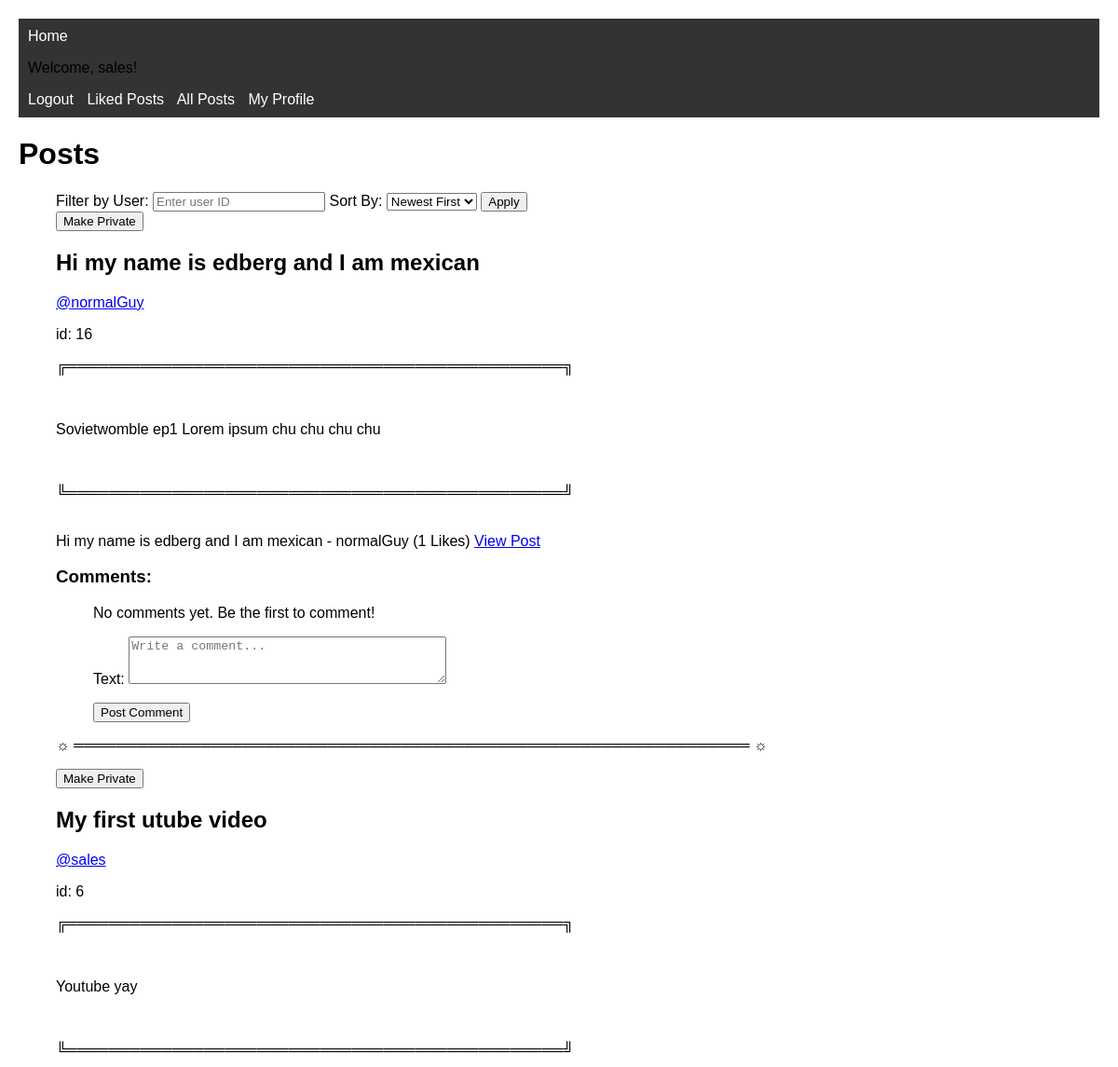
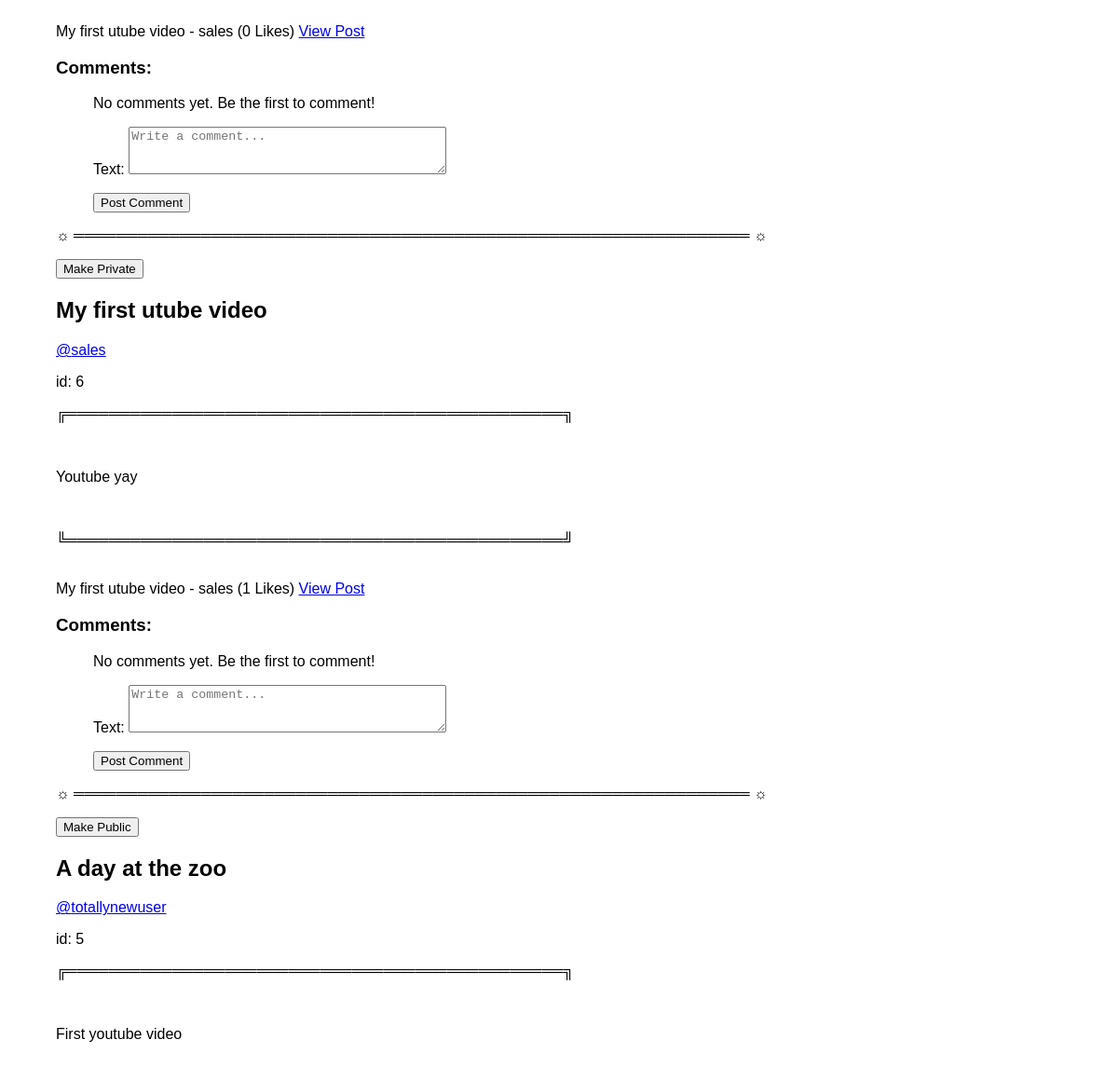
The app's page /posts/ (signed in, upper part), older data (2 pictures, top to bottom).
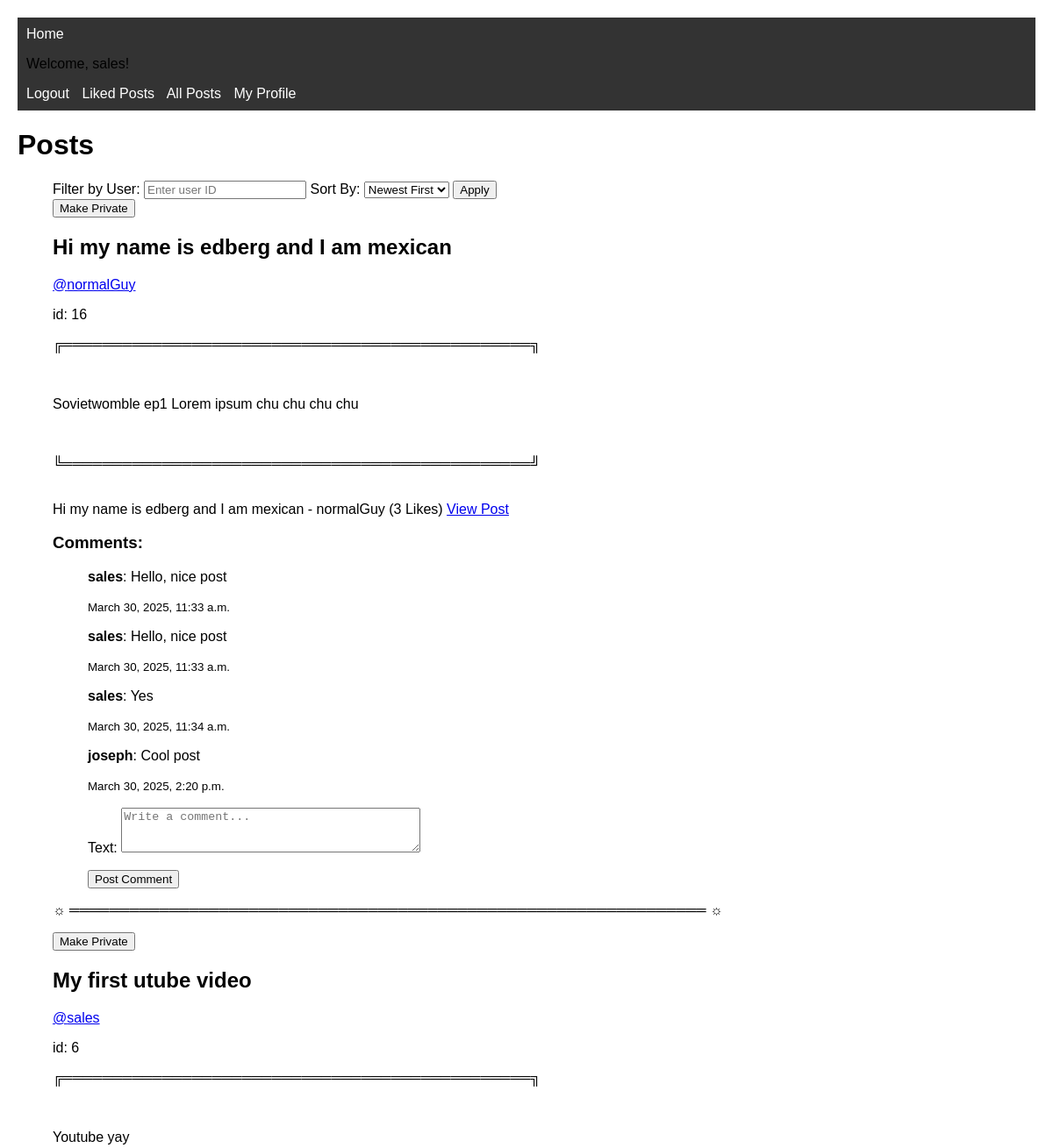
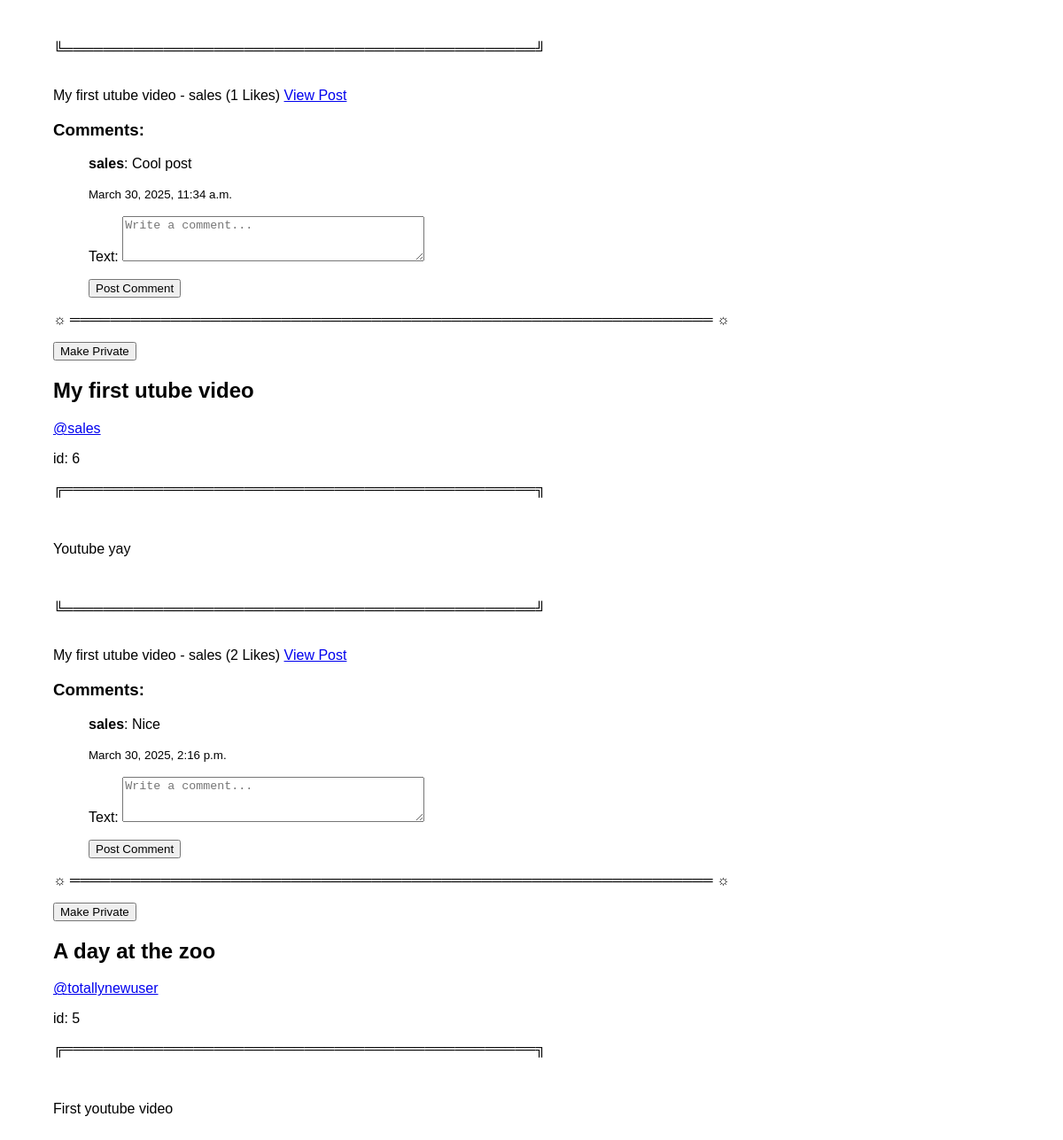
The same page, newer data (2 pictures, top to bottom).
### posts/models.py (models this page shows, shortened)
class Post (models.Model):
    POST_TYPES = {
        'text': 'Text Post',
        'image': 'Image Post',
        'video': 'Video Post'
    }
    author = models.ForeignKey(User, on_delete=models.CASCADE)
    post_type = models.CharField(max_length=10, choices=POST_TYPES.items(), default='text')
    title = models.CharField(max_length=255, default='defaulttitle')  # Title field added
    content = models.TextField(blank=True, null=True)
    is_private = models.BooleanField(default=False)  # New field
    likes = models.ManyToManyField(User, related_name="liked_posts", blank=True)
    metadata = models.JSONField(default=dict, blank=True, null=True)
    created_at = models.DateTimeField(auto_now_add=True)
    def total_likes(self):
        return self.likes.count()

class Comment(models.Model):
    text = models.TextField()
    author = models.ForeignKey(User, related_name= 'comments', on_delete=models.CASCADE, default=2)
    post = models.ForeignKey(Post, related_name='comments', on_delete=models.CASCADE)
    created_at = models.DateTimeField(auto_now_add=True)

### posts/views.py (the view, shortened to what this page needs)
# urls.py: path('posts/', post_list, name="post-list"),
@login_required
def post_list(request):
    user = request.user
    if user.is_staff:
        posts = Post.objects.all()  # Admins see all posts
    else:
        posts = Post.objects.filter(Q(is_private=False) | Q(author=user))
    form = CommentForm()
    show_liked = request.GET.get("liked") == "true"  # Check if the user wants to filter liked posts
    if show_liked:
        posts = posts.filter(likes=user)  # Show only liked posts
    sort_by = request.GET.get('sort', '-created_at')
    posts = posts.order_by(sort_by) #to order posts
    user_id = request.GET.get('user')
    users = User.objects.all()
    if user_id:
        posts = posts.filter(author_id = user_id)
    paginator = Paginator(posts, 5) # Going to be showing 5 posts per page
    page_number = request.GET.get('page')
    posts = paginator.get_page(page_number)
    return render(request, 'index.html', {'posts': posts, 'show_liked': show_liked, 'form': form})

### posts/forms.py
class CommentForm(forms.ModelForm):
    class Meta:
        model = Comment
        fields = ['text']
        widgets = {
            'text': forms.Textarea(attrs={'rows': 3, 'placeholder': 'Write a comment...'}),
        }

### posts/templates/index.html (shortened to what this page needs)
{% extends "base.html" %}
{% block content %}
    <h1>Posts</h1>
        <ul id="post-list">
            <form method="GET" action="">
                <label for="user">Filter by User:</label>
                <input type="text" name="user" id="user" placeholder="Enter user ID" value="{{ request.GET.user }}">
                <label for="sort">Sort By:</label>
                <select name="sort" id="sort">
                    <option value="-created_at" {% if request.GET.sort == "-created_at" %}selected{% endif %}>Newest First</option>
                </select>
                <button type="submit">Apply</button>
            </form>
            {% for post in posts %}
                {% if post.author == request.user or request.user.is_staff %}
                    <form action="{% url 'toggle_privacy' post.id %}" method="POST">
                        <button type="submit">
                            {% if post.is_private %} Make Public {% else %} Make Private {% endif %}
                        </button>
                    </form>
                {% endif %}
                <div class="post-header">
                    <h2>{{ post.title }}</h2>
                    <a href="{% url 'user_profile' post.author.id %}">@{{ post.author.username }}</a>
                    <p>id: {{ post.author.id }}</p>
                </div>
                <p>╔═══════════════════════════════════════════════╗</p>
                <br>
                <p>{{ post.content }}</p>
                <br>
                <p>╚═══════════════════════════════════════════════╝</p>
                <br>
                {{ post.title }} - {{ post.author }} ({{ post.total_likes }} Likes)
                <a href="{% url 'post_detail' post.id %}">View Post</a>
                <h3>Comments:</h3>
                <ul>
                    {% for comment in post.comments.all %}
                        <div class="comment">
                            <p><strong>{{ comment.author.username }}</strong>: {{ comment.text }}</p>
                            <small>{{ comment.created_at }}</small>
                        </div>
                        {% empty %}
                        <p>No comments yet. Be the first to comment!</p>
                    {% endfor %}
                    {% if user.is_authenticated %}
                    <form method="POST">
                        {{ form.as_p }}
                        <button type="submit">Post Comment</button>
                    </form>
                    {% else %}
                        <p><a href="{% url 'login' %}">Log in</a> to post a comment.</p>
                    {% endif %}
                </ul>
                <p>☼ ════════════════════════════════════════════════════════════════ ☼  </p>
            {% empty %}
                <p>No posts available.</p>
            {% endfor %}
        </ul>
{% endblock %}

### posts/templates/base.html (shortened to what this page needs)
<!DOCTYPE html>
<html lang="en">
<head>
</head>
<body>
    <nav>
        <a href="{% url 'post-list'}"> Home </a>
        {% if user.is_authenticated %}
        <p>Welcome, {{ user.username }}!</p>
            <a href="{% url 'logout' %}">Logout</a>
        <a href="{% url 'liked_posts' %}">Liked Posts</a>
        <a href="{% url 'post-list' %}">All Posts</a>
        {% if user.is_authenticated %}
            <a href="{% url 'user_profile' user.id %}">My Profile</a>
        {% endif %}
    </nav>
    <main>
        {% block content %}
        {% endblock %}
    </main>
</body>
</html>

### posts/templates/base.html (style rules this page uses)
body { font-family: Arial, sans-serif; margin: 20px; }
nav { background: #333; padding: 10px; }
nav a { color: white; margin-right: 10px; text-decoration: none; }

Row changes from the older to the newer data that the page shows:
shown differently, row unchanged: Post "Hi my name is edberg and I am mexican": total_likes "1" → "3"; no longer shows "No comments yet. Be the first to comment!"
added Comment: author.username "sales", text "Hello, nice post", created_at "March 30, 2025, 11:33 a.m.", shown under Post "Hi my name is edberg and I am mexican"
added Comment: author.username "sales", text "Hello, nice post", created_at "March 30, 2025, 11:33 a.m.", shown under Post "Hi my name is edberg and I am mexican"
added Comment: author.username "sales", text "Yes", created_at "March 30, 2025, 11:34 a.m.", shown under Post "Hi my name is edberg and I am mexican"
added Comment: author.username "joseph", text "Cool post", created_at "March 30, 2025, 2:20 p.m.", shown under Post "Hi my name is edberg and I am mexican"
shown differently, row unchanged: Post (number 2 of 4 on the later page): total_likes "0" → "1"; no longer shows "No comments yet. Be the first to comment!"
added Comment: author.username "sales", text "Cool post", created_at "March 30, 2025, 11:34 a.m.", shown under Post (number 2 of 4 on the later page)
shown differently, row unchanged: Post (number 3 of 4 on the later page): total_likes "1" → "2"; no longer shows "No comments yet. Be the first to comment!"
added Comment: author.username "sales", text "Nice", created_at "March 30, 2025, 2:16 p.m.", shown under Post (number 3 of 4 on the later page)
changed Post "A day at the zoo": is_private "Make Public" → "Make Private"
